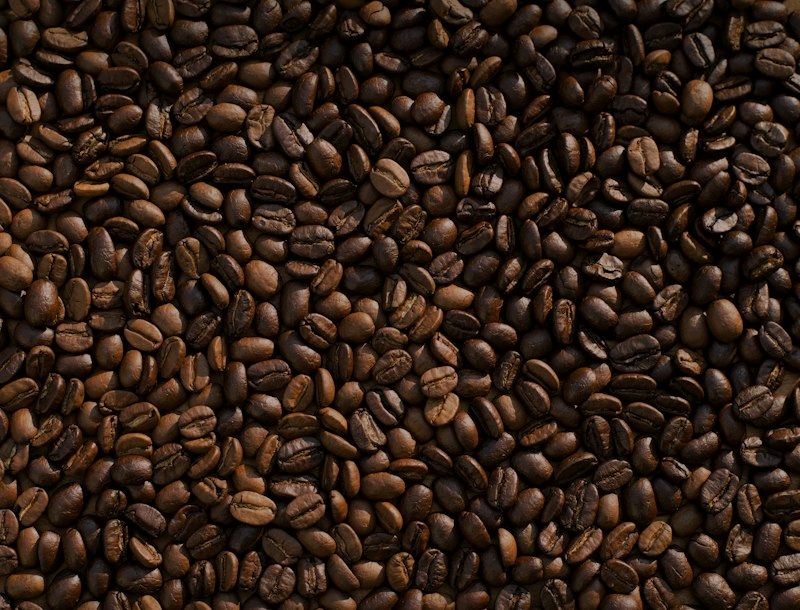
#> input picture guia/ejemplo/img/granos.jpg, 800 x 610 px
$ python -i revisar_archivo.py   (imports and definitions only)
#> lines starting #> are read from the running program, lines starting #| are printed output that depends on the picture
#> further down, picture is the input picture: PIL image 800x610 RGB; mean R, G, B 50, 33.2, 22.1
#!/usr/bin/env python3
import site as _site, sys as _sys
if _site.getusersitepackages() not in _sys.path:  # que encuentre lo que instaló el Paso 0, aunque corran python3 -I
    _sys.path.append(_site.getusersitepackages())
import os
"""revisar_archivo.py — revisa VIDEOS, IMÁGENES y PDFs para que se vean bien en el celular.

Lo que mide (sin opinar):
  Video: medida y proporción, códec, color (yuv420p), fps, bitrate, peso, duración,
         si arranca rápido en web (faststart), audio; contra lo que pide CADA destino.
  Imagen: medida, proporción, peso.
  PDF:   tamaño y orientación de página, número de páginas, peso.
Lo que genera para que lo MIRES (tú, con Read):
  - fotogramas.png              un cuadro cada pocos segundos (incluye el primero = portada)
  - zonas-seguras-<destino>.png esos cuadros con lo que tapa la app pintado en rojo
  - en-celular-<destino>.png    cómo se ve en un teléfono de 390×844 (Reels/TikTok llenan la
                                pantalla y recortan los lados; WhatsApp/web lo encajan entero)
  - paginas.png                 (PDF) las primeras páginas a ancho de celular
Y con --version-ligera, copias listas para usar (nunca toca el original):
  - "<nombre> - 1080 para compartir.mp4"  WhatsApp/web: 1080p, H.264, ~2-6 Mbps, arranca al instante
  - "<nombre> - 1080 para subir.mp4" Reels/TikTok/Shorts/Historias: 1080×1920 alta calidad
                                      (para que la app no comprima dos veces algo ya comprimido)

Uso:
  python3 revisar_archivo.py <archivo> [--para reels,whatsapp | tiktok | shorts | historias | feed | web | youtube | auto]
                                       [--salida DIR] [--version-ligera]
  --para acepta varios destinos separados por comas. auto: vertical -> reels; horizontal -> web.
"""
import argparse
import json
import shutil
import struct
import subprocess
from pathlib import Path

# Zonas que tapa la interfaz de cada app, en fracción del alto/ancho (aprox., 2025-2026; cambian
# con cada versión de las apps: si algo queda en el borde, muévelo).
#   der_desde: los botones de la derecha (like, comentar, compartir) solo ocupan desde esa altura hacia abajo.
ZONAS = {
    "reels":     {"arriba": 0.10, "abajo": 0.22, "izq": 0.04, "der": 0.15, "der_desde": 0.45, "nombre": "Instagram Reels"},
    "tiktok":    {"arriba": 0.09, "abajo": 0.25, "izq": 0.04, "der": 0.16, "der_desde": 0.40, "nombre": "TikTok"},
    "shorts":    {"arriba": 0.10, "abajo": 0.22, "izq": 0.04, "der": 0.16, "der_desde": 0.45, "nombre": "YouTube Shorts"},
    "historias": {"arriba": 0.13, "abajo": 0.17, "izq": 0.04, "der": 0.04, "der_desde": 0.0,  "nombre": "Historias IG/FB/WhatsApp"},
    "feed":      {"arriba": 0.0,  "abajo": 0.0,  "izq": 0.0,  "der": 0.0,  "der_desde": 0.0,  "nombre": "Feed de Instagram (4:5)"},
    "whatsapp":  {"arriba": 0.0,  "abajo": 0.0,  "izq": 0.0,  "der": 0.0,  "der_desde": 0.0,  "nombre": "WhatsApp (chat)"},
    "web":       {"arriba": 0.0,  "abajo": 0.0,  "izq": 0.0,  "der": 0.0,  "der_desde": 0.0,  "nombre": "Página web"},
    "youtube":   {"arriba": 0.0,  "abajo": 0.12, "izq": 0.0,  "der": 0.0,  "der_desde": 0.0,  "nombre": "YouTube normal"},
}
VERTICALES = {"reels", "tiktok", "shorts", "historias"}
PROPORCION = {"reels": 9 / 16, "tiktok": 9 / 16, "shorts": 9 / 16, "historias": 9 / 16, "feed": 4 / 5, "youtube": 16 / 9}
DURACION_MAX = {"reels": 180, "tiktok": 600, "shorts": 180, "historias": 60}
PESO_AVISO_MB = {"whatsapp": 64, "web": 15, "reels": 650, "tiktok": 500, "shorts": 1000, "historias": 250,
                 "feed": 650, "youtube": 100000}
VIDEO_EXT = {".mp4", ".mov", ".m4v", ".webm", ".mkv", ".avi"}
IMG_EXT = {".png", ".jpg", ".jpeg", ".webp", ".gif", ".heic", ".avif"}


# [8 lines left out: function fuente, not called in this run]


def hallazgo(lista, grav, titulo, detalle, destino=None):
    lista.append({"gravedad": grav, "titulo": titulo, "detalle": detalle, "destino": destino})


# [81 lines left out: functions ffprobe, faststart, dibujar_zonas, lamina, not called in this run]


def a_tamano_celular(im, destino):
    """Cómo se ve en un teléfono de 390×844 px.
    Reels/TikTok/Shorts/Historias LLENAN la pantalla (recortan los lados si sobra);
    WhatsApp, web y feed encajan el video entero (con franjas si no coincide la forma)."""
#> called with destino = 'out.png'
    from PIL import Image, ImageDraw
    W, H = 390, 844
    tel = Image.new("RGB", (W + 24, H + 24), (25, 25, 28))
    fondo = (0, 0, 0) if destino not in ("web",) else (245, 245, 245)
    pantalla = Image.new("RGB", (W, H), fondo)
#> pantalla: PIL image 390x844 RGB; every value is 0
    if destino in VERTICALES:
        e = max(W / im.width, H / im.height)            # llenar
    else:
        e = min(W / im.width, H / im.height)            # encajar
#> e = 0.487
    nueva = im.resize((max(1, int(im.width * e)), max(1, int(im.height * e))))
    pantalla.paste(nueva, ((W - nueva.width) // 2, (H - nueva.height) // 2))
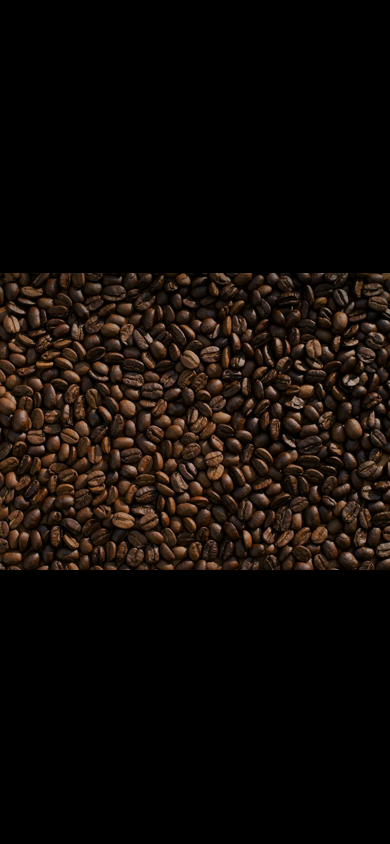
#> pantalla: PIL image 390x844 RGB; mean R, G, B 17.6, 11.7, 7.8
    if destino in VERTICALES:
        pantalla = dibujar_zonas(pantalla, destino)
    tel.paste(pantalla, (12, 12))
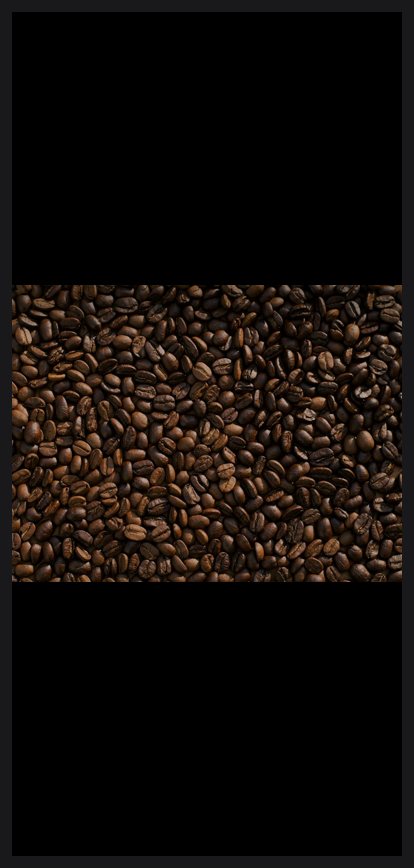
#> tel: PIL image 414x868 RGB; mean R, G, B 18.2, 12.8, 9.5
    ImageDraw.Draw(tel).rounded_rectangle([2, 2, W + 21, H + 21], radius=40, outline=(80, 80, 85), width=3)
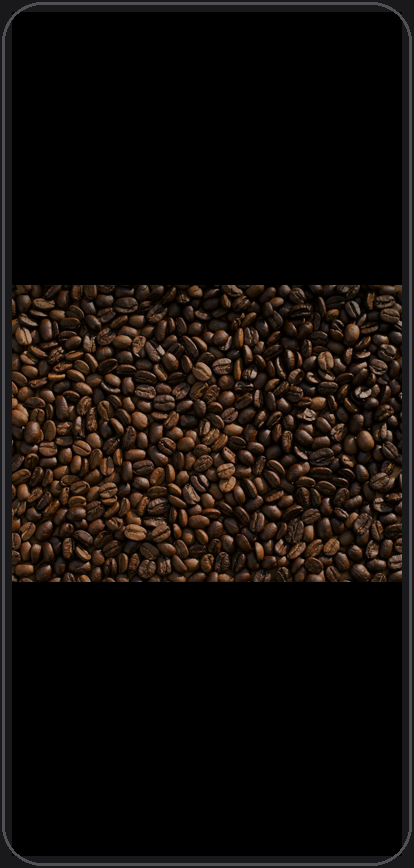
#> tel: PIL image 414x868 RGB; mean R, G, B 19.4, 14, 10.7
    return tel


# ---------------------------------------------------------------- video
# [226 lines left out: functions revisar_video, revisar_imagen, revisar_pdf, main, _aviso_version, not called in this run]


# [5 lines not run here, left out]

>>> from PIL import Image
>>> picture = Image.open('../guia/ejemplo/img/granos.jpg')
>>> result = a_tamano_celular(picture, 'out.png')

$ run again, on guia/ejemplo/img/taza.jpg
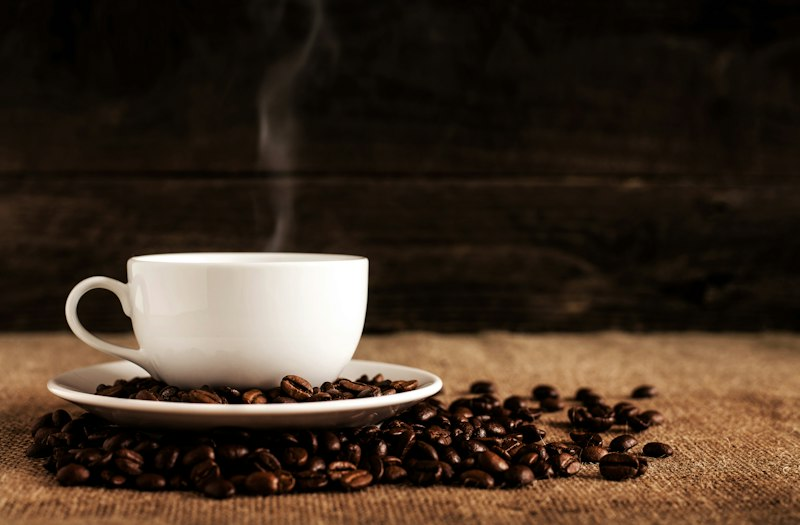
#> input picture guia/ejemplo/img/taza.jpg, 800 x 525 px
#> picture is the input picture: PIL image 800x525 RGB; mean R, G, B 63.2, 47.8, 34.8
#> in a_tamano_celular, `pantalla.paste(nueva, ((W - nueva.width) // 2, (H - nueva.height) // 2))`:
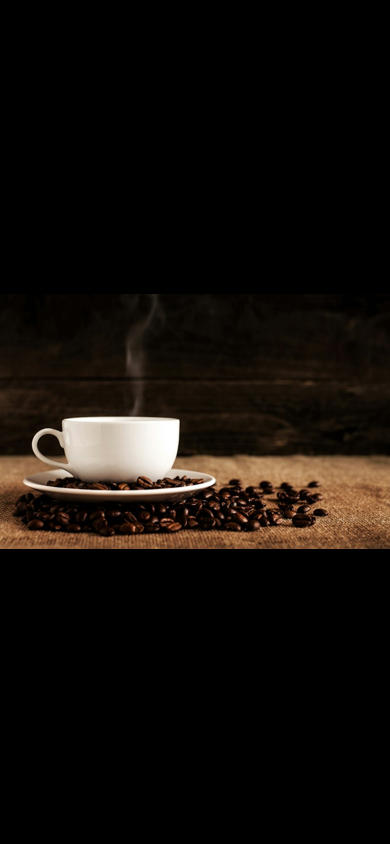
#> pantalla: PIL image 390x844 RGB; mean R, G, B 19.1, 14.5, 10.5
#> in a_tamano_celular, `ImageDraw.Draw(tel).rounded_rectangle([2, 2, W + 21, H + 21], radius=4..`:
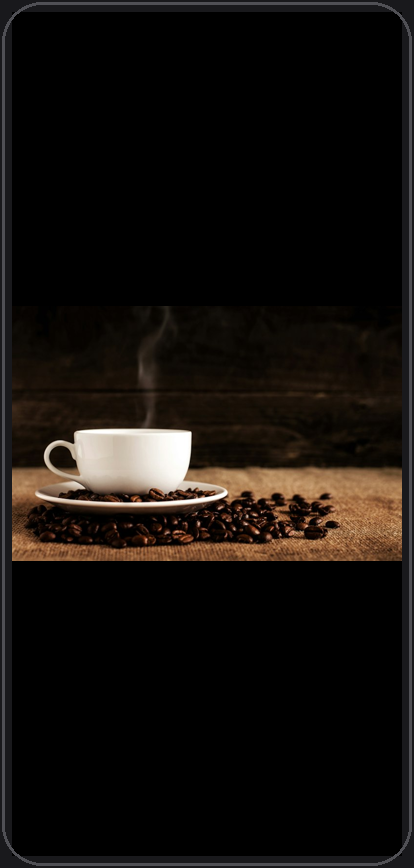
#> tel: PIL image 414x868 RGB; mean R, G, B 20.7, 16.5, 13.2
